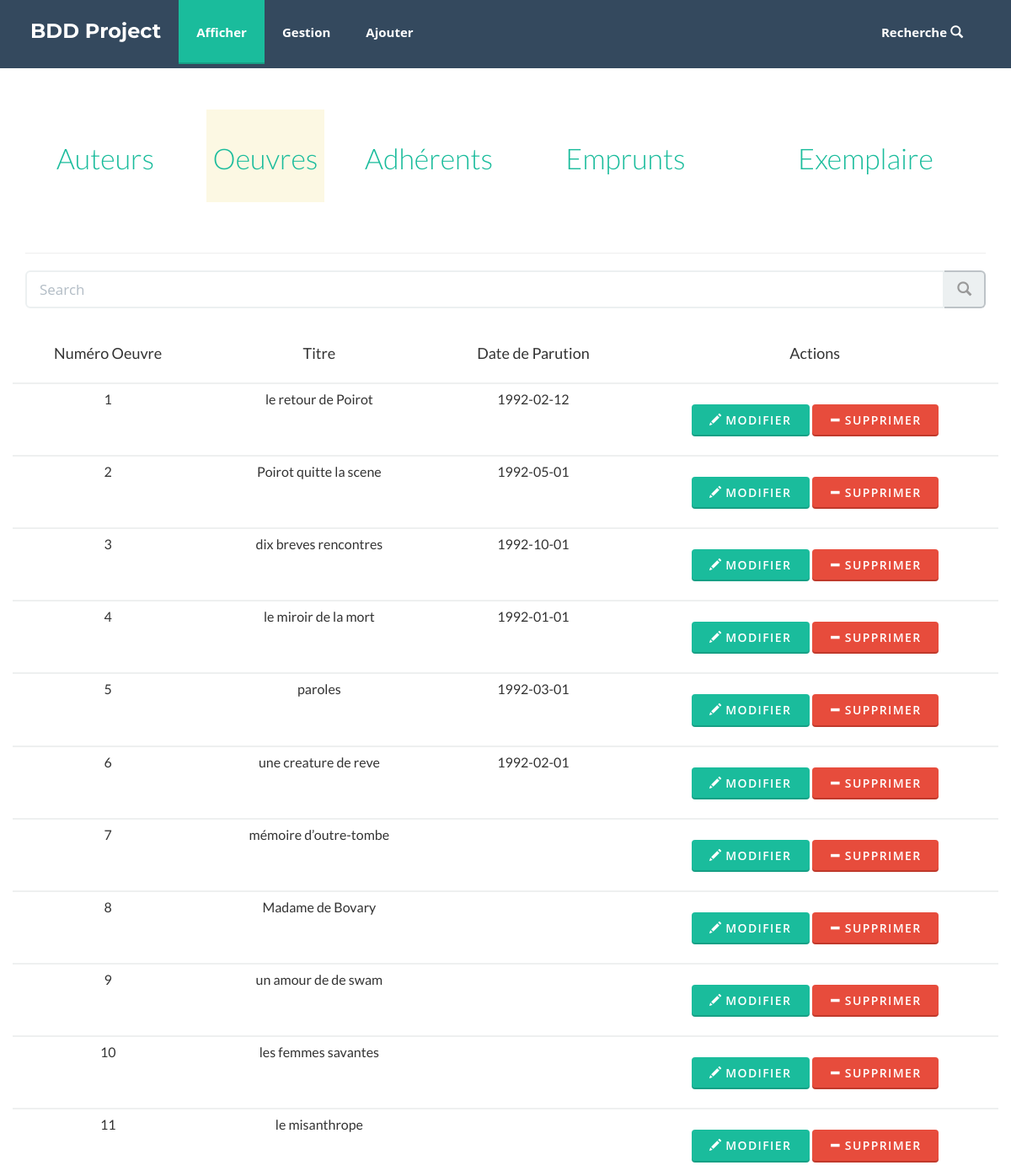
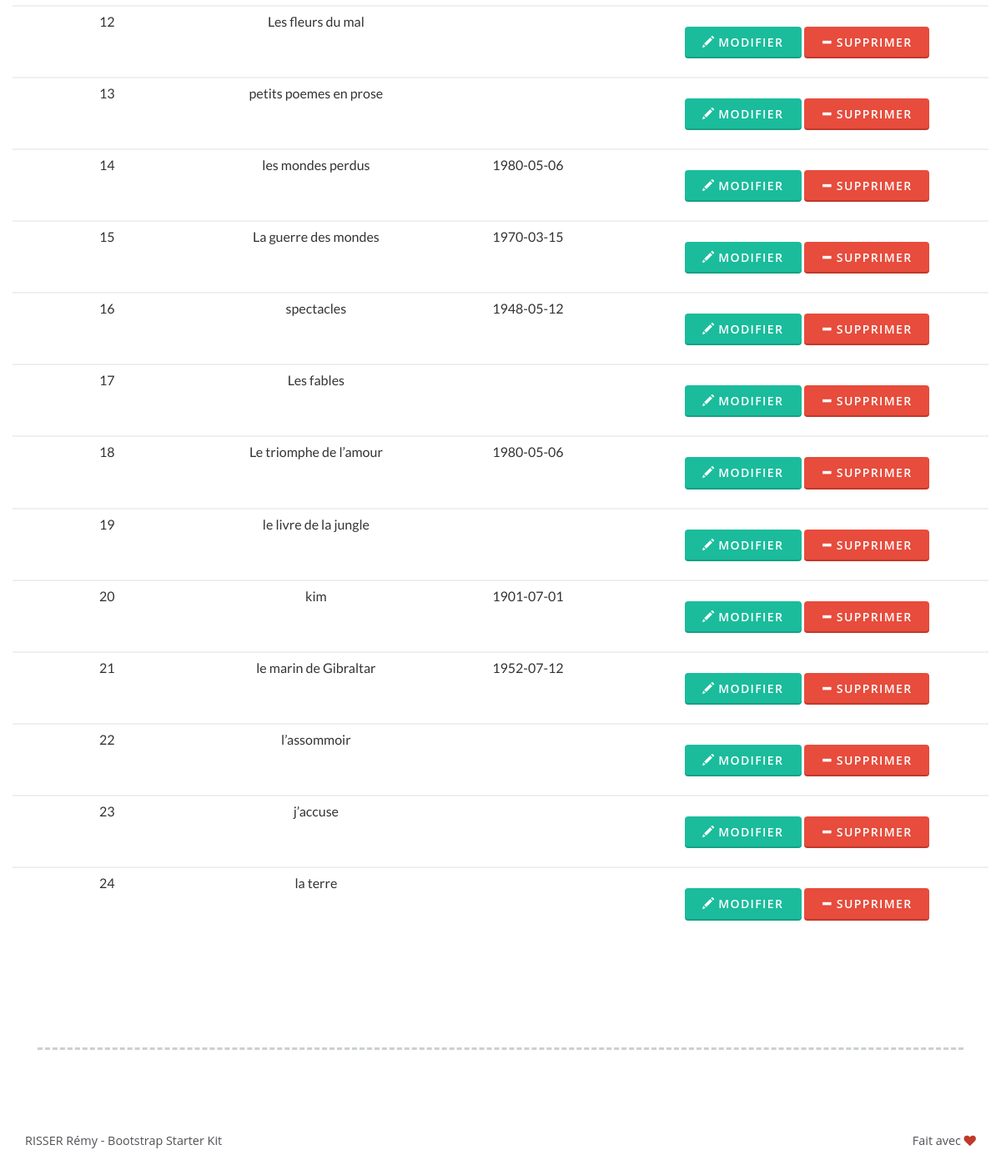
The app's page /gestion_test_oeuvres.php with its own data (2 pictures, top to bottom).
### tables this page shows
CREATE TABLE IF NOT EXISTS OEUVRE(
noOeuvre INT NOT NULL AUTO_INCREMENT,
titre VARCHAR (100),
dateParution DATE,
idAuteur INT,
PRIMARY KEY (noOeuvre),
CONSTRAINT fkOeuvreAuteur FOREIGN KEY (idAuteur) REFERENCES AUTEUR(idAuteur)
);

### gestion_test_oeuvres.php (the view)
<?php include("connexion_bdd.php"); ?>
<?php
$ma_requete_SQL_Auteur = "SELECT * FROM OEUVRE as a ";
$reponse = $ma_connexion_mysql->query($ma_requete_SQL_Auteur);
$donnees = $reponse->fetchAll();
?>
<!DOCTYPE html>
<html lang="eng">
<?php include ("header.php")?>
<div class="container text-center margin-top-80 editContent">
    <div class="row">
        <div class="col-lg-12">
            <div class="row margin-bottom-60 center-block">
                <div class="col-lg-2">
                    <button class="btn-link"><h1><a href="gestion_test_auteur.php">Auteurs</a></h1></button>
                </div>
                <div class="col-lg-2">
                    <button class="btn-link bg-warning"><h1><a href="gestion_test_oeuvres.php">Oeuvres</a></h1></button>
                </div>
                <div class="col-lg-2">
                    <button class="btn-link"><h1><a href="gestion_test_adherent.php">Adhérents</a></h1></button>
                </div>
                <div class="col-lg-3">
                    <button class="btn-link"><h1><a href="gestion_test_emprunt.php">Emprunts</a></h1></button>
                </div>
                <div class="col-lg-3">
                    <button class="btn-link"><h1><a href="gestion_test_exemplaire.php">Exemplaire</a></h1></button>
                </div>
            </div>
            <hr>
            <div class="input-group input-group-lg">
                <input type="text" class="form-control" placeholder="Search" name="srch-term" id="srch-term">
                <div class="input-group-btn">
                    <button class="btn btn-default btn-sm" type="submit"><i class="glyphicon glyphicon-search"></i></button>
                </div>
            </div>
            <div class="row margin-top-20 margin-bottom-20">
                <table class="table table-condensed table-body-center" >
                    <thead>
                    <tr>
                        <td>
                            <h5>Numéro Oeuvre</h5>
                        </td>
                        <td>
                            <h5>Titre</h5>
                        </td>
                        <td>
                            <h5>Date de Parution</h5>
                        </td>
                        <td>
                            <h5>Actions</h5>
                        </td>
                    </tr>
                    </thead>
                    <tbody class="searchable">
                    <?php foreach ($donnees as $value): ?>
                        <tr>
                            <td>
                                <?=
                                $value['noOeuvre']
                                ?>
                            </td>
                            <td>
                                <?=
                                $value['titre']
                                ?>
                            </td>
                            <td>
                                <?=
                                $value['dateParution']
                                ?>
                            </td>
                            <td>
                                <a href="modif.php"><button type="submit" class="btn btn-xs btn-primary btn-embossed btn-wide"><span class="glyphicon glyphicon-pencil"></span> Modifier</button></a>
                                <a href="suppr.php?id=<?= $value['noOeuvre']?>&Table=OEUVRE"><button type="submit" class="btn-danger btn-xs btn btn-primary btn-embossed btn-wide"><span class="glyphicon glyphicon-minus"></span> Supprimer</button></a>
                            </td>
                        </tr>
                    <?php endforeach?>
                    </tbody>
                </table>
            </div>
        </div>
    </div>
</div>
<?php include ("footer.php")?>
</html>

### css/style.css (style rules this page uses)
h1 { font-size: 34px; line-height: 54px; }
h5 { font-size: 18px; }
.margin-top-80 { margin-top: 80px !important; }
.margin-top-20 { margin-top: 20px !important; }
.margin-bottom-20 { margin-bottom: 20px !important; }
.margin-bottom-60 { margin-bottom: 60px !important; }

### records on screen
oeuvre: noOeuvre "1", titre "le retour de Poirot", dateParution "1992-02-12"
oeuvre: noOeuvre "2", titre "Poirot quitte la scene", dateParution "1992-05-01"
oeuvre: noOeuvre "3", titre "dix breves rencontres", dateParution "1992-10-01"
oeuvre: noOeuvre "4", titre "le miroir de la mort", dateParution "1992-01-01"
oeuvre: noOeuvre "5", titre "paroles", dateParution "1992-03-01"
oeuvre: noOeuvre "6", titre "une creature de reve", dateParution "1992-02-01"
oeuvre: noOeuvre "7", titre "mémoire d’outre-tombe"
oeuvre: noOeuvre "8", titre "Madame de Bovary"
oeuvre: noOeuvre "9", titre "un amour de de swam"
oeuvre: noOeuvre "10", titre "les femmes savantes"
oeuvre: noOeuvre "11", titre "le misanthrope"
oeuvre: noOeuvre "12", titre "Les fleurs du mal"
oeuvre: noOeuvre "13", titre "petits poemes en prose"
oeuvre: noOeuvre "14", titre "les mondes perdus", dateParution "1980-05-06"
oeuvre: noOeuvre "15", titre "La guerre des mondes", dateParution "1970-03-15"
oeuvre: noOeuvre "16", titre "spectacles", dateParution "1948-05-12"
oeuvre: noOeuvre "17", titre "Les fables"
oeuvre: noOeuvre "18", titre "Le triomphe de l’amour", dateParution "1980-05-06"
oeuvre: noOeuvre "19", titre "le livre de la jungle"
oeuvre: noOeuvre "20", titre "kim", dateParution "1901-07-01"
oeuvre: noOeuvre "21", titre "le marin de Gibraltar", dateParution "1952-07-12"
oeuvre: noOeuvre "22", titre "l’assommoir"
oeuvre: noOeuvre "23", titre "j’accuse"
oeuvre: noOeuvre "24", titre "la terre"
